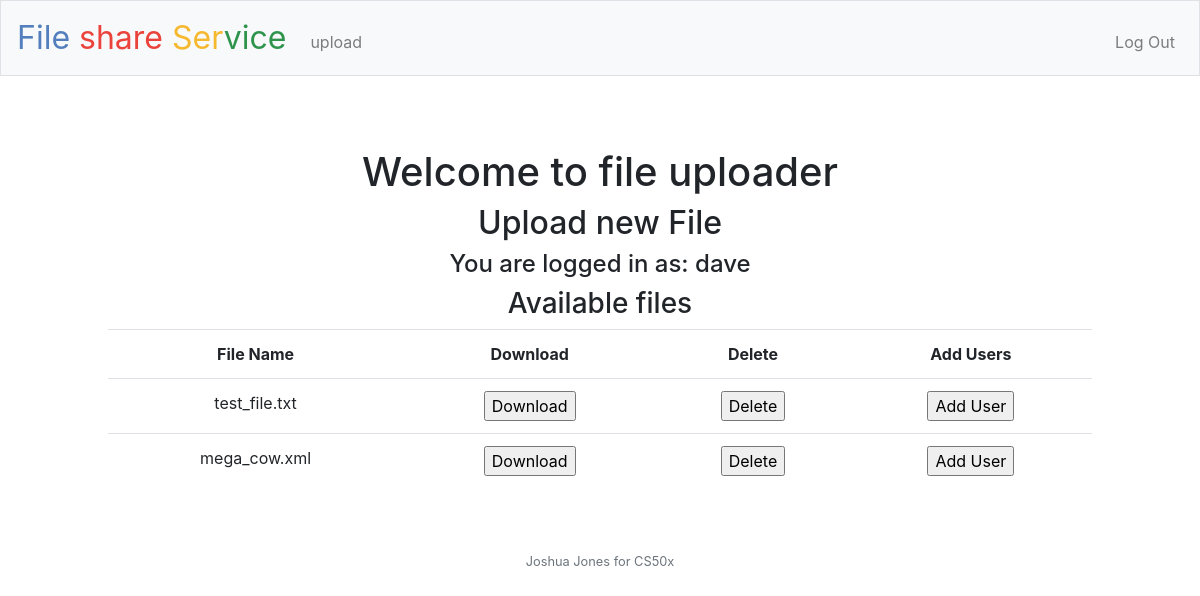
/ (signed in), run on the app's committed database.
### tables this page shows
CREATE TABLE users(

id INTEGER NOT NULL PRIMARY KEY,
name TEXT,
hash TEXT,
user_type TEXT);

CREATE TABLE files(
file_id INTEGER NOT NULL PRIMARY KEY,
file_name TEXT,
file_path TEXT,
uploader_id INTEGER,
FOREIGN KEY (uploader_id)
    REFERENCES users (id)
);

### app.py (the view)
@app.route("/", methods=["GET", "POST"])
@login_required
def dashboard():
    if request.method == "GET":
        uid = session["user_id"]
        user = list(db.execute(f"SELECT * FROM users WHERE id = {uid}"))
        user_name = user[0][1]
        users_files = load_user_files(db=db, uid=uid)
        return render_template(
            "index.html", user_name=user_name, users_files=users_files
        )

### app.py (called while the page is built)
@app.after_request
def after_request(response):
    response.headers["Cache-Control"] = "no-cache, no-store, must-revalidate"
    response.headers["Expires"] = 0
    response.headers["Pragma"] = "no-cache"
    return response

@app.after_request
def after_request(response):
    response.headers["Cache-Control"] = "no-cache, no-store, must-revalidate"
    response.headers["Expires"] = 0
    response.headers["Pragma"] = "no-cache"
    return response

### helpers.py (called while the page is built)
def login_required(f):
    @wraps(f)
    def decorated_function(*args, **kwargs):
        if session.get("user_id") is None:
            return redirect("/login")
        return f(*args, **kwargs)
    return decorated_function

def load_user_files(db, uid):
    allowed_file_ids = list(
        db.execute(f"SELECT file_id FROM file_access WHERE user_id={uid}")
    )
    if allowed_file_ids:
        allowed_file_ids = tuple([row[0] for row in allowed_file_ids])
        if len(allowed_file_ids) > 1:
            user_files = list(
                db.execute(f"SELECT * FROM files WHERE file_id IN {allowed_file_ids}")
            )
        else:
            user_files = list(
                db.execute(f"SELECT * FROM files WHERE file_id={allowed_file_ids[0]}")
            )
        return user_files
    else:
        return []

### templates/index.html (shortened to what this page needs)
{% extends "layout.html" %} {% block title %} / {% endblock %} {% block main %}
<div class="container">
  <br />
  <div class="container">
    <h1>Welcome to file uploader</h1>
    <h2>Upload new File</h2>
    <h4>You are logged in as: {{user_name}}</h4>
    <h3>Available files</h3>
  </div>
  <div class="container">
    <table class="table">
      <tr>
        <th>File Name</th>
        <th>Download</th>
        <th>Delete</th>
        <th>Add Users</th>
      </tr>
      {%- for file in users_files %}
      <tr>
        <td>{{file[1]}}</td>
        <td>
          <form method="post" action="download" enctype="multipart/form-data">
            <input type="submit" value="Download" />
          </form>
        </td>
        <td>
          <form method="post" action="delete" enctype="multipart/form-data">
            <input type="submit" value="Delete" />
          </form>
        </td>
        <td>
          <form
            method="post"
            action="add_user_nav"
            enctype="multipart/form-data"
          >
            <input type="submit" value="Add User" />
          </form>
        </td>
      </tr>
      {%- endfor %}
    </table>
  </div>
</div>
{% endblock %}

### data on the page
users: name "dave"
files: file_name "test_file.txt"
files: file_name "mega_cow.xml"
